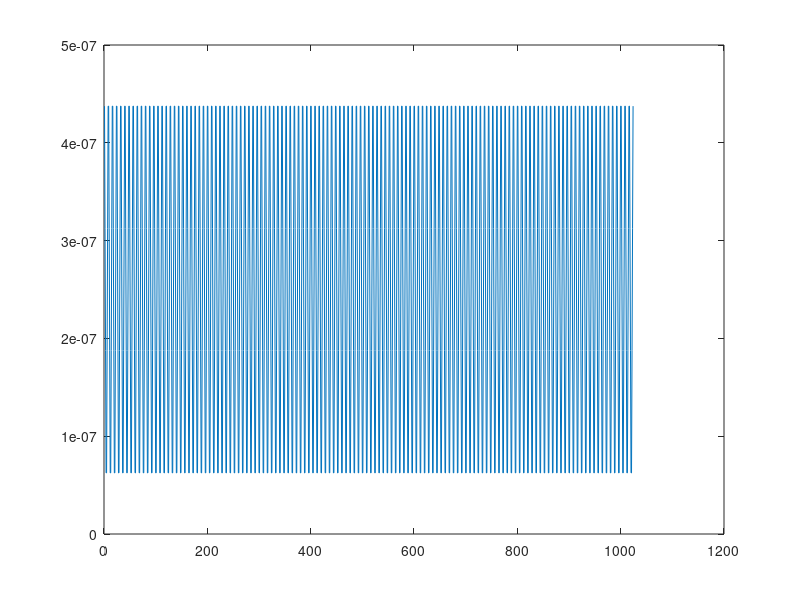
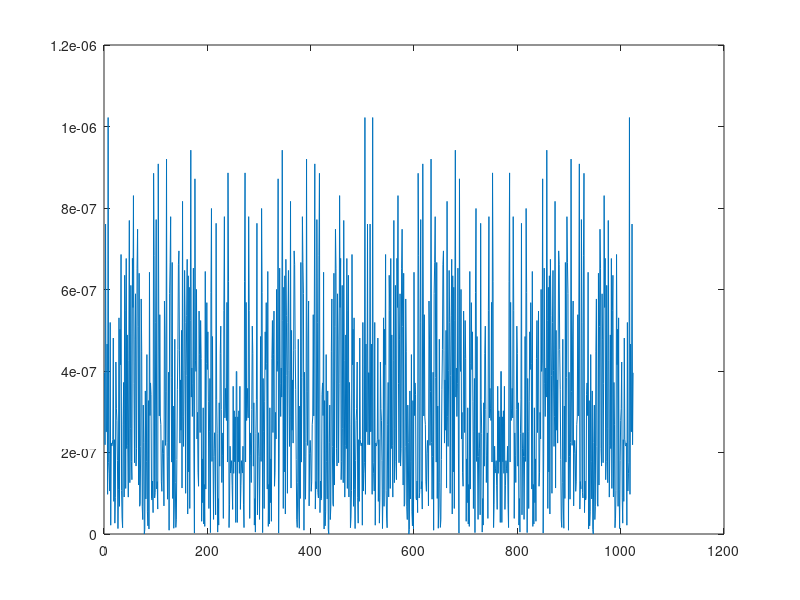

The MATLAB script that drew these images, in order:
N = 1024;

% Opción A: Ventana de Bartlett (Garantiza que el primer y último valor
% sean exactamente 0)
triangulo_bartlett = bartlett(N);

% Opción B: Ventana Triangular estándar (Los extremos no tocan el 0
% absoluto, útil para evitar solapamientos en FFT de ventanas contiguas)
triangulo_triang = triang(N);

hilb = hilbert(triangulo_triang);

% 1. Abrir (o crear) el archivo de texto en modo escritura ('w')
fileID = fopen('triangulo.txt', 'w');

% 2. Escribir los datos en el archivo
% '%1.6f\n' indica: formato float (f) con 6 decimales, seguido de un salto de línea (\n)
fprintf(fileID, '%1.6f\n', triangulo_triang);

% 3. Cerrar el archivo (muy importante para que se guarden los cambios)
fclose(fileID);
hilb_c = load('hilb_c.txt');
hilb_c = hilb_c(1:end,1) + 1i*hilb_c(1:end,2);

disp('Archivo triangulo.txt guardado exitosamente.');
error_real = abs(real(hilb) - real(hilb_c));
error_imag = abs(imag(hilb) - imag(hilb_c));
figure(1),plot(error_real);
figure(2),plot(error_imag)
